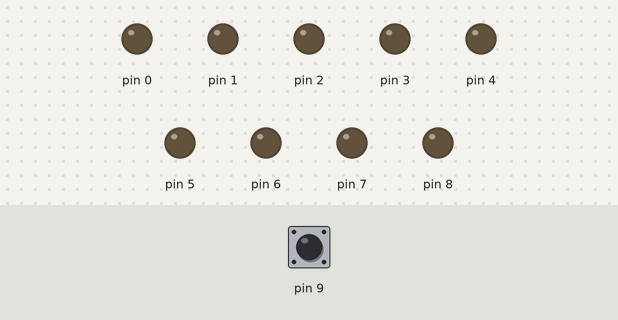
This sketch was run on a simulated Arduino Uno, built with avr-gcc and run on an emulated ATmega328P. On the bench: output pins drawn as LEDs (lit = HIGH). Inputs (shaded band) come from the test bench; at power-on: pin 9 LOW.

Above: at 1.2 s.
1.3 s: pin 9 driven HIGH
At 2.5 s:
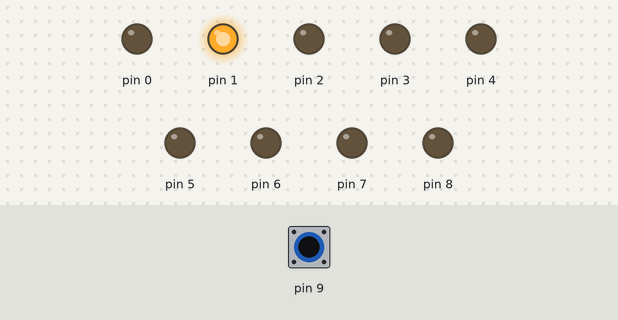
2.8 s: pin 9 pulsed LOW 5 times (0.12 s each, 0.3 s apart)
At 5.4 s:
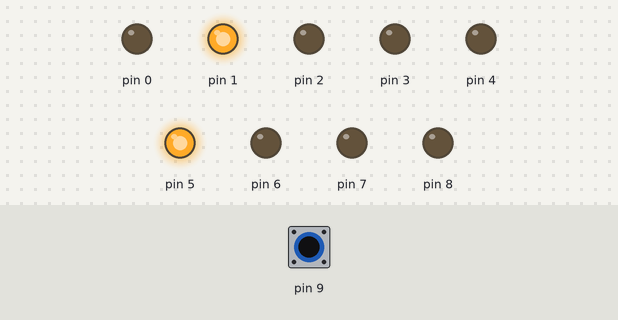
5.8 s: pin 9 pulsed LOW 2 times (0.12 s each, 0.3 s apart)
At 7.0 s:
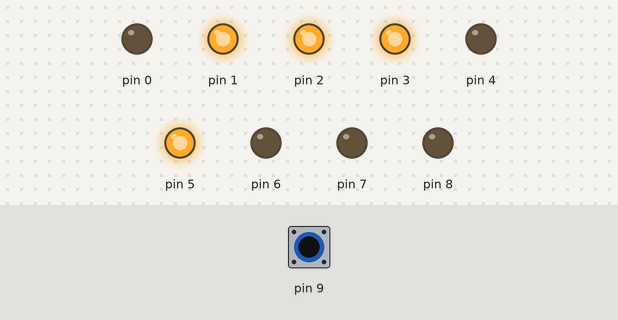
Timing chart, 0 to 8.8 s (numbered marks = the images above; inputs shaded):
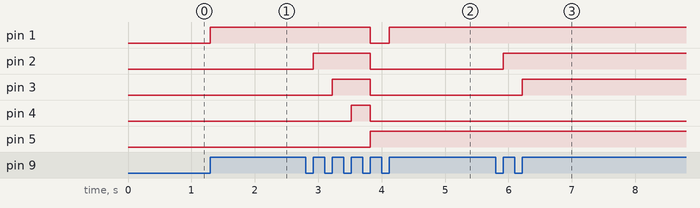

Measured:
- after the input at 1.3 s, pin 1: LOW → HIGH at once
- after the input at 2.8 s, pin 1: HIGH → LOW after 1.0 s, → HIGH 0.30 s later; pin 2: LOW → HIGH after 0.12 s, → LOW 0.90 s later; pin 3: LOW → HIGH after 0.42 s, → LOW 0.60 s later; pin 4: LOW → HIGH after 0.72 s, → LOW 0.30 s later; pin 5: LOW → HIGH after 1.0 s
- after the input at 5.8 s, pin 2: LOW → HIGH after 0.12 s; pin 3: LOW → HIGH after 0.42 s

The sketch:

ARDUINO_1.ino
```cpp
int c=0;
int previous=LOW;
void setup()
{
  pinMode(9,INPUT);
  for(int i=0;i<9;i++)
  {
    pinMode(i,OUTPUT);
    digitalWrite(i,LOW);
  }
}


int AllLedOff()
{
  for(int i=1;i<5;i++)
  {
    digitalWrite(i,LOW);
  }
}


int blink()
{
  for(int i=1;i<9;i++)
  {
    digitalWrite(i,LOW);
  }
  delay(250);
  for(int i=1;i<9;i++)
  {
    digitalWrite(i,HIGH);
  }
  delay(250);
}


int s1()
{
  digitalWrite(1,HIGH);
}


int s2()
{
  digitalWrite(2,HIGH);
}


int s3()
{
  digitalWrite(3,HIGH);
}


int s4()
{
  digitalWrite(4,HIGH);
}


int s5()
{
  AllLedOff();
  digitalWrite(5,HIGH);
}


int s6()
{
  AllLedOff();
  digitalWrite(6,HIGH);
}


int s7()
{
  AllLedOff();
  digitalWrite(7,HIGH);
}


int s8()
{

  digitalWrite(8,HIGH);
}

void loop()
{
  int current=digitalRead(9);
  if(current==HIGH&&previous==LOW)
  {
    c++;
  }
    previous=current;

  current=LOW;

  if(c==1||c==6||c==11||c==11||c==16)
  {
    s1();
  }
  if(c==2||c==7||c==12||c==17)
  {
    s2();
  }
  if(c==3||c==8||c==13||c==18)
  {
    s3();
  }
  if(c==4||c==9||c==14||c==19)
  {
    s4();
  }
  if(c==5)
  {
    s5();
  }
  if(c==10)
  {
    s6();
  }
  if(c==15)
  {
    s7();
  }
  if(c==20)
  {
    s8();
  }
  if(c>21)
  {
    digitalWrite(10,HIGH);
    digitalWrite(0,HIGH);
    blink();
  }
}
```
